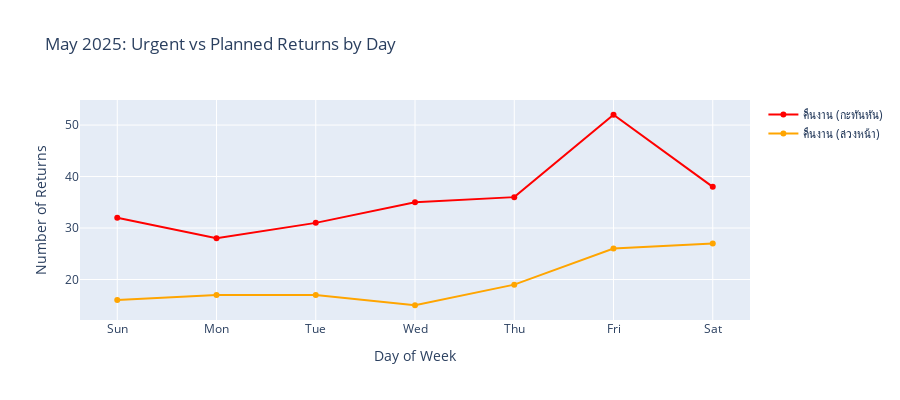

This figure's notebook cell:
### Code cell
import plotly.graph_objects as go

# Prepare data for May 2025
x_days = may_2025_data['day_of_week']
urgent = may_2025_data['คืนงาน (กะทันหัน)']
planned = may_2025_data['คืนงาน (ล่วงหน้า)']

fig_may2025_line = go.Figure()
fig_may2025_line.add_trace(go.Scatter(
    x=x_days, y=urgent, mode='lines+markers', name='คืนงาน (กะทันหัน)', line=dict(color='red')
))
fig_may2025_line.add_trace(go.Scatter(
    x=x_days, y=planned, mode='lines+markers', name='คืนงาน (ล่วงหน้า)', line=dict(color='orange')
))

fig_may2025_line.update_layout(
    title='May 2025: Urgent vs Planned Returns by Day',
    xaxis_title='Day of Week',
    yaxis_title='Number of Returns',
    xaxis=dict(categoryorder='array', categoryarray=day_order),
    height=400
)
fig_may2025_line.show()

### Figure 1 — Plotly figure (JSON) as saved in the notebook; plotly's stock layout.template omitted (floating-point values rounded to 4 significant figures)
{"data": [{"line": {"color": "red"}, "mode": "lines+markers", "name": "คืนงาน (กะทันหัน)", "type": "scatter", "x": ["Sat", "Fri", "Thu", "Wed", "Tue", "Mon", "Sun"], "y": [38, 52, 36, 35, 31, 28, 32]}, {"line": {"color": "orange"}, "mode": "lines+markers", "name": "คืนงาน (ล่วงหน้า)", "type": "scatter", "x": ["Sat", "Fri", "Thu", "Wed", "Tue", "Mon", "Sun"], "y": [27, 26, 19, 15, 17, 17, 16]}], "layout": {"height": 400, "title": {"text": "May 2025: Urgent vs Planned Returns by Day"}, "xaxis": {"categoryarray": ["Sun", "Mon", "Tue", "Wed", "Thu", "Fri", "Sat"], "categoryorder": "array", "title": {"text": "Day of Week"}}, "yaxis": {"title": {"text": "Number of Returns"}}}}
